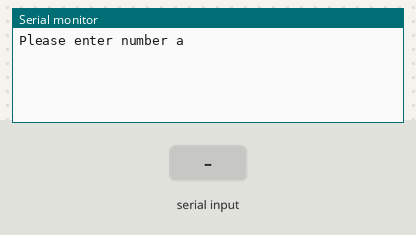
The sketch below on a simulated Arduino Uno, built with avr-gcc and run on an emulated ATmega328P. Shown: the last lines printed to the serial monitor. The test bench sets the inputs (shaded band).

Above: at 1.2 s.
1.3 s: "90,45\n" received over Serial
At 2.1 s:
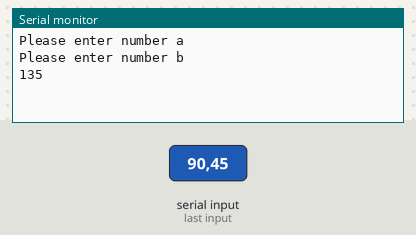
2.8 s: "30,150\n" received over Serial
At 3.3 s:
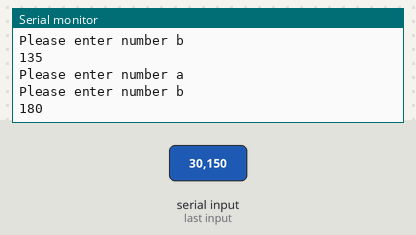

The sketch:

Serial_Read.ino
```cpp
int a;
int b;
int c;


void setup() {
  // put your setup code here, to run once:
  Serial.begin(9600);

}

void loop() {
  // put your main code here, to run repeatedly:

  Serial.println("Please enter number a");
  while(Serial.available()==0){}
  a=Serial.parseInt();   //The parseInt() function from the Serial library is made to scan down the serial receive buffer one byte at a time in search of the first valid numerical digit.

  Serial.println("Please enter number b");
  while(Serial.available()==0){}
  b=Serial.parseInt();
  c = a+b;

  Serial.println(c);
  delay(1000);

}
```

Measured:
- after the input at 1.3 s, the serial monitor: prints a new line at once (image 1)
- after the input at 2.8 s, the serial monitor: prints a new line at once (image 2)
